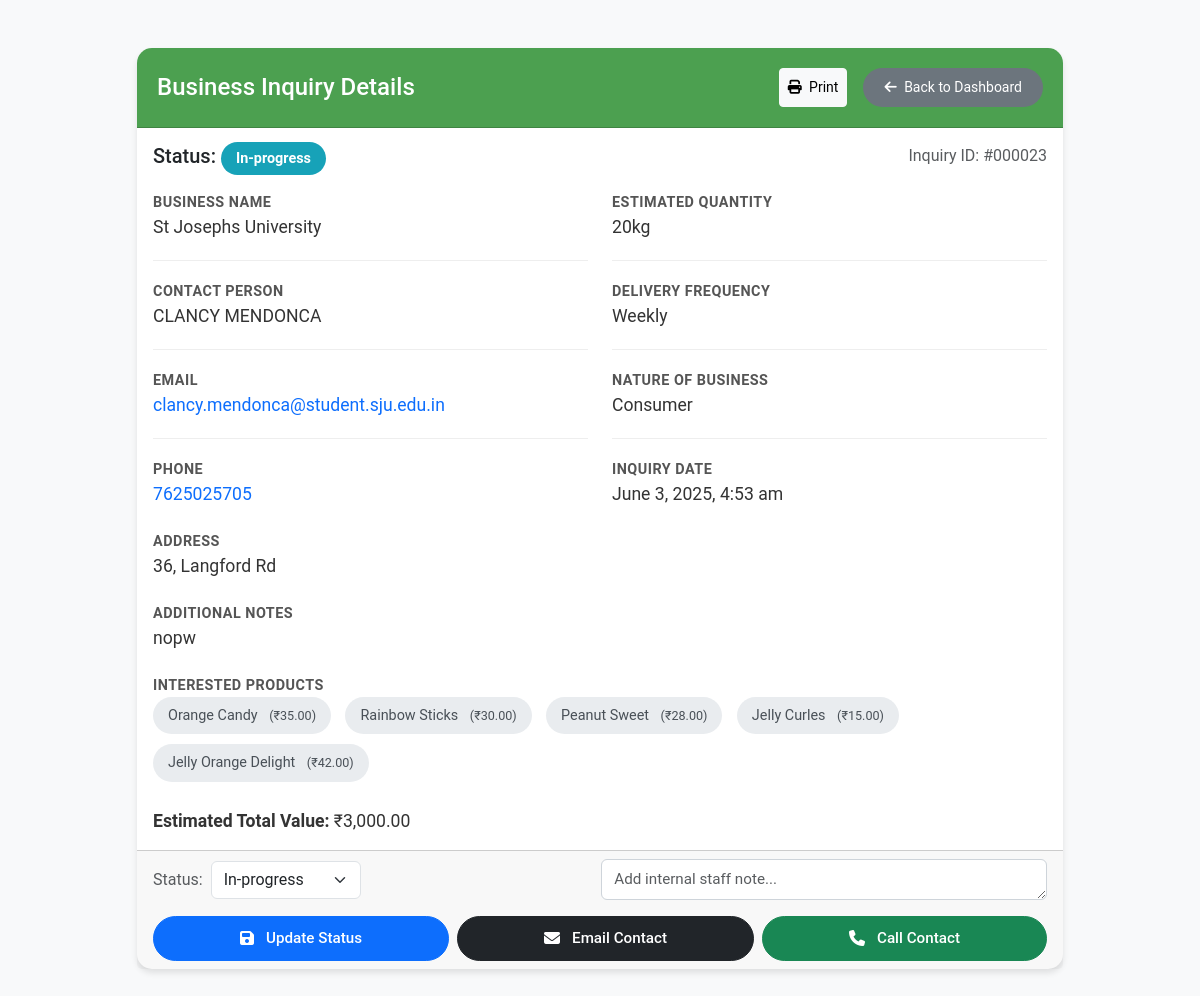
The page /view_inquiry.php?id=23 (signed in) on the database its author committed.
### tables this page shows
CREATE TABLE `business_inquiries` (
  `id` int(11) NOT NULL,
  `business_name` varchar(255) NOT NULL,
  `contact_person_name` varchar(255) NOT NULL,
  `email` varchar(255) NOT NULL,
  `phone` varchar(50) NOT NULL,
  `estimated_quantity` varchar(100) DEFAULT NULL,
  `delivery_frequency` varchar(50) DEFAULT NULL,
  `address` text DEFAULT NULL,
  `additional_notes` text DEFAULT NULL,
  `business_nature` varchar(100) DEFAULT NULL,
  `status` enum('new','in-progress','completed','cancelled') NOT NULL DEFAULT 'new',
  `staff_note` text DEFAULT NULL,
  `created_at` timestamp NOT NULL DEFAULT current_timestamp(),
  `updated_at` timestamp NOT NULL DEFAULT current_timestamp() ON UPDATE current_timestamp(),
  `deleted_at` datetime DEFAULT NULL,
  `is_deleted` tinyint(1) DEFAULT 0
);

CREATE TABLE `products` (
  `id` int(11) NOT NULL,
  `name` varchar(255) NOT NULL,
  `description` text DEFAULT NULL,
  `image_path` varchar(500) DEFAULT NULL,
  `price` decimal(10,2) NOT NULL,
  `variety` varchar(255) DEFAULT NULL,
  `price_per_gram` decimal(10,2) DEFAULT NULL,
  `veg_status` enum('Veg','Non-Veg') NOT NULL,
  `created_at` timestamp NOT NULL DEFAULT current_timestamp()
);

### view_inquiry.php (the view, shortened to what this page needs)
<?php
require_once 'connection.php';
$allowed_statuses = [
    STATUS_NEW,
    STATUS_IN_PROGRESS,
    STATUS_COMPLETED,
    STATUS_CANCELLED
];
$inquiry_id = intval($_GET['id']);
$inquiry_query = "SELECT * FROM business_inquiries WHERE id = ?";
$inquiry_stmt = $conn->prepare($inquiry_query);
$inquiry_stmt->bind_param("i", $inquiry_id);
$inquiry_stmt->execute();
$inquiry_result = $inquiry_stmt->get_result();
$inquiry = $inquiry_result->fetch_assoc();
$products_query = "SELECT p.id, p.name, p.price
                   FROM products p
                   JOIN business_inquiry_products bip ON p.id = bip.product_id
                   WHERE bip.inquiry_id = ?";
$products_stmt = $conn->prepare($products_query);
if ($products_stmt === false) {
    error_log("Failed to prepare products statement: " . $conn->error);
    $interested_products = [];
    $total_value = 0;
} else {
    $products_stmt->bind_param("i", $inquiry_id);
    $products_stmt->execute();
    $products_result = $products_stmt->get_result();
    $interested_products = [];
    $total_value = 0;
    $quantity_numeric = preg_replace('/[^0-9.]/', '', $inquiry['estimated_quantity']);
    $quantity_numeric = floatval($quantity_numeric);
    while ($row = $products_result->fetch_assoc()) {
        $interested_products[] = $row;
        if ($quantity_numeric > 0) {
            $total_value += $row['price'] * $quantity_numeric;
        }
    }
}
?>
<!DOCTYPE html>
<html lang="en">
<head>
    <link href="https://cdn.jsdelivr.net/npm/bootstrap@5.3.3/dist/css/bootstrap.min.css" rel="stylesheet">
    <link rel="stylesheet" href="https://cdnjs.cloudflare.com/ajax/libs/font-awesome/6.1.1/css/all.min.css"/>
</head>
<body>
    <div class="container py-5">
        <div class="row justify-content-center">
            <div class="col-lg-10">
                <div class="card">
                    <div class="card-header d-flex justify-content-between align-items-center">
                        <h4 class="mb-0">Business Inquiry Details</h4>
                        <div class="d-flex gap-2 no-print"> <button onclick="window.print()" class="btn btn-sm btn-light me-2">
                                <i class="fas fa-print me-1"></i> Print
                            </button>
                            <a href="dashboard.php" class="btn btn-sm back-btn">
                                <i class="fas fa-arrow-left me-1"></i> Back to Dashboard
                            </a>
                        </div>
                    </div>
                    <div class="card-body">
                        <div class="row mb-4">
                            <div class="col-12">
                                <div class="d-flex justify-content-between align-items-center">
                                    <h5 class="mb-0">Status:
                                        <span class="status-badge status-<?= strtolower(htmlspecialchars($inquiry['status'] ?? 'new')) ?>">
                                            <?= ucfirst(htmlspecialchars($inquiry['status'] ?? 'New')) ?>
                                        </span>
                                    </h5>
                                    <div class="text-muted">
                                        Inquiry ID: #<?= str_pad(htmlspecialchars($inquiry_id), 6, '0', STR_PAD_LEFT) ?>
                                    </div>
                                </div>
                            </div>
                        </div>
                        <div class="row">
                            <div class="col-md-6">
                                <div class="detail-row">
                                    <div class="detail-label">Business Name</div>
                                    <div class="detail-value"><?= htmlspecialchars($inquiry['business_name']) ?></div>
                                </div>
                                <div class="detail-row">
                                    <div class="detail-label">Contact Person</div>
                                    <div class="detail-value"><?= htmlspecialchars($inquiry['contact_person_name']) ?></div>
                                </div>
                                <div class="detail-row">
                                    <div class="detail-label">Email</div>
                                    <div class="detail-value">
                                        <a href="mailto:<?= htmlspecialchars($inquiry['email']) ?>" class="text-decoration-none">
                                            <?= htmlspecialchars($inquiry['email']) ?>
                                        </a>
                                    </div>
                                </div>
                                <div class="detail-row">
                                    <div class="detail-label">Phone</div>
                                    <div class="detail-value">
                                        <a href="tel:<?= htmlspecialchars($inquiry['phone']) ?>" class="text-decoration-none">
                                            <?= htmlspecialchars($inquiry['phone']) ?>
                                        </a>
                                    </div>
                                </div>
                            </div>
                            <div class="col-md-6">
                                <div class="detail-row">
                                    <div class="detail-label">Estimated Quantity</div>
                                    <div class="detail-value"><?= htmlspecialchars($inquiry['estimated_quantity']) ?></div>
                                </div>
                                <div class="detail-row">
                                    <div class="detail-label">Delivery Frequency</div>
                                    <div class="detail-value"><?= htmlspecialchars($inquiry['delivery_frequency']) ?></div>
                                </div>
                                <div class="detail-row">
                                    <div class="detail-label">Nature of Business</div>
                                    <div class="detail-value"><?= htmlspecialchars($inquiry['business_nature']) ?></div>
                                </div>
                                <div class="detail-row">
                                    <div class="detail-label">Inquiry Date</div>
                                    <div class="detail-value">
                                        <?= date('F j, Y, g:i a', strtotime($inquiry['created_at'])) ?>
                                    </div>
                                </div>
                            </div>
                        </div>
                        <div class="row mt-4">
                            <div class="col-12">
                                <div class="detail-row">
                                    <div class="detail-label">Address</div>
                                    <div class="detail-value"><?= nl2br(htmlspecialchars($inquiry['address'])) ?></div>
                                </div>
                            </div>
                        </div>
                        <?php if (!empty($inquiry['additional_notes'])): ?>
                        <div class="row mt-4">
                            <div class="col-12">
                                <div class="detail-row">
                                    <div class="detail-label">Additional Notes</div>
                                    <div class="detail-value"><?= nl2br(htmlspecialchars($inquiry['additional_notes'])) ?></div>
                                </div>
                            </div>
                        </div>
                        <?php endif; ?>
                        <div class="row mt-4">
                            <div class="col-12">
                                <div class="detail-row">
                                    <div class="detail-label">Interested Products</div>
                                    <div class="detail-value">
                                        <?php if (count($interested_products) > 0): ?>
                                            <?php foreach ($interested_products as $product): ?>
                                                <span class="product-badge">
                                                    <?= htmlspecialchars($product['name']) ?>
                                                    <small class="ms-2">(₹<?= number_format($product['price'], 2) ?>)</small>
                                                </span>
                                            <?php endforeach; ?>
                                            <?php if ($total_value > 0): ?>
                                                <div class="mt-3">
                                                    <strong>Estimated Total Value:</strong>
                                                    ₹<?= number_format($total_value, 2) ?>
                                                </div>
                                            <?php endif; ?>
                                        <?php else: ?>
                                            <span class="text-muted">No products selected</span>
                                        <?php endif; ?>
                                    </div>
                                </div>
                            </div>
                        </div>
                    </div>
                    <div class="card-footer no-print">
                        <form method="POST" id="statusUpdateForm" class="d-block mb-3">
                            <div class="d-flex flex-column flex-md-row align-items-start align-items-md-center gap-2">
                                <div class="d-flex align-items-center flex-grow-1 me-md-2 mb-2 mb-md-0">
                                    <label for="inquiryStatus" class="form-label mb-0 me-2 text-muted">Status:</label>
                                    <select name="status" id="inquiryStatus" class="form-select w-auto">
                                        <?php foreach ($allowed_statuses as $status_option): ?>
                                            <option value="<?= $status_option ?>" <?= (strtolower($inquiry['status'] ?? '') === $status_option) ? 'selected' : '' ?>>
                                                <?= ucfirst($status_option) ?>
                                            </option>
                                        <?php endforeach; ?>
                                    </select>
                                </div>
                                <div class="flex-grow-1">
                                    <textarea name="staff_note" id="staffNote" class="form-control" placeholder="Add internal staff note..." rows="1"><?= htmlspecialchars($inquiry['staff_note'] ?? '') ?></textarea>
                                </div>
                            </div>
                        </form>
                        <div class="d-flex flex-column flex-md-row justify-content-md-end gap-2">
                            <button type="submit" form="statusUpdateForm" name="update_status" class="btn btn-primary action-btn flex-fill">
                                <i class="fas fa-save me-1"></i> Update Status
                            </button>
                            <a href="mailto:<?= htmlspecialchars($inquiry['email']) ?>" class="btn btn-dark action-btn flex-fill">
                                <i class="fas fa-envelope me-1"></i> Email Contact
                            </a>
                            <a href="tel:<?= htmlspecialchars($inquiry['phone']) ?>" class="btn btn-success action-btn flex-fill">
                                <i class="fas fa-phone me-1"></i> Call Contact
                            </a>
                        </div>
                    </div>
                </div>
            </div>
        </div>
    </div>
</body>
</html>

### view_inquiry.php (style rules this page uses)
body { background-color: #f8f9fa; font-family: 'Roboto', sans-serif; }
.card { border-radius: 15px; box-shadow: 0 4px 6px rgba(0, 0, 0, 0.1); margin-bottom: 20px; border: none; }
.card-header { background-color: #4ca050; color: white; border-radius: 15px 15px 0 0 !important; padding: 20px; }
.detail-row { margin-bottom: 20px; padding-bottom: 20px; border-bottom: 1px solid #eee; }
.detail-row:last-child { border-bottom: none; margin-bottom: 0; padding-bottom: 0; }
.detail-label { font-weight: 600; color: #555; font-size: 0.9rem; text-transform: uppercase; letter-spacing: 0.5px; }
.detail-value { color: #333; font-size: 1.1rem; }
.product-badge { background-color: #e9ecef; color: #495057; padding: 8px 15px; border-radius: 25px; margin-right: 10px; margin-bottom: 10px; display: inline-block; font-size: 0.9rem; transition: all 0.3s ease; }
.back-btn { background-color: #6c757d; color: white; padding: 8px 20px; border-radius: 25px; transition: all 0.3s ease; }
.status-badge { padding: 8px 15px; border-radius: 25px; font-weight: 600; font-size: 0.9rem; }
.status-in-progress { background-color: #17a2b8; color: #fff; }
.action-btn { padding: 10px 25px; border-radius: 25px; font-weight: 600; transition: all 0.3s ease; }
.action-btn { padding: 0.5rem 1.25rem; font-size: 0.95rem; font-weight: 500; display: inline-flex; align-items: center; justify-content: center; gap: 0.5rem; transition: all 0.2s ease; }
.action-btn i { font-size: 1rem; }
.card-footer form { margin-bottom: 1rem; }
.card-footer textarea.form-control { min-height: 40px; resize: vertical; border-radius: 6px; border: 1px solid #ced4da; padding: 0.5rem 0.75rem; font-size: 0.95rem; transition: all 0.2s ease; }
.card-footer .action-btn { white-space: nowrap; padding: 10px 15px; border-radius: 25px; font-weight: 500; display: inline-flex; align-items: center; justify-content: center; gap: 0.5rem; transition: all 0.2s ease; }
.card-footer .action-btn i { font-size: 1rem; }
.card-footer .form-select.w-auto { width: auto !important; min-width: 150px; }
.card-footer .d-flex.flex-column.flex-md-row .flex-grow-1 { flex-grow: 1; }

### rows shown on the page
business_inquiries: status "In-progress", business_name "St Josephs University", contact_person_name "CLANCY MENDONCA", email "clancy.mendonca@student.sju.edu.in", phone "7625025705", estimated_quantity "20kg", delivery_frequency "Weekly", business_nature "Consumer", created_at "June 3, 2025, 4:53 am", address "36, Langford Rd", additional_notes "nopw"
products: name "Orange Candy", price "35.00"
products: name "Rainbow Sticks", price "30.00"
products: name "Peanut Sweet", price "28.00"
products: name "Jelly Curles", price "15.00"
products: name "Jelly Orange Delight", price "42.00"

### other values the page prints
str_pad(htmlspecialchars($inquiry_id), 6, '0', STR_PAD_LEFT) "000023"
$total_value "3,000.00"
